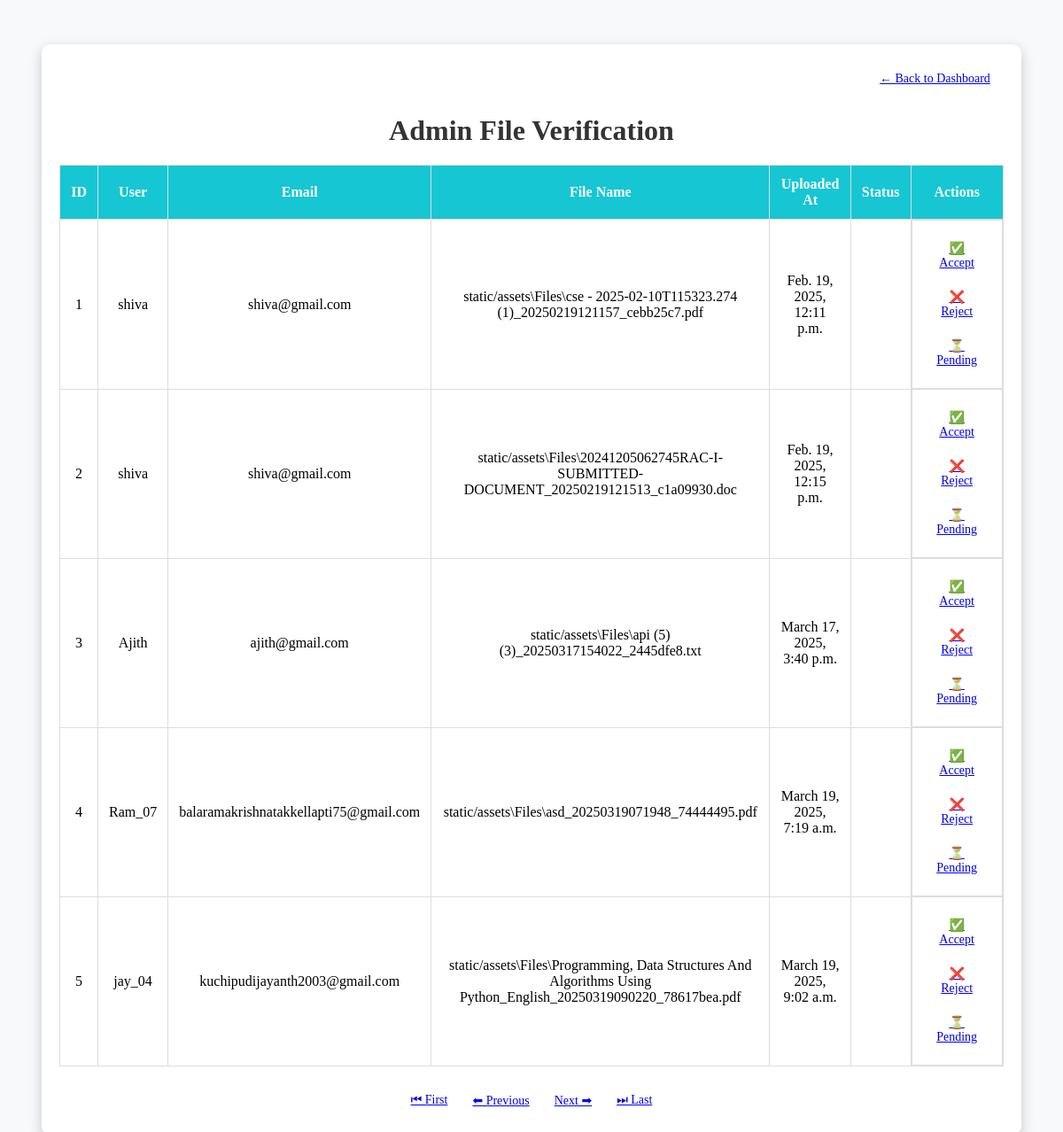
Screenshot of /admina/files/ with the database file from the repository.
### app/models.py (models this page shows, shortened)
class UploadFileModel(models.Model):
    file = models.FileField(upload_to=os.path.join('static/assets' 'Files'))
    uploaded_at = models.DateTimeField(auto_now_add=True)
    user = models.ForeignKey(UserModel, on_delete=models.CASCADE)
    filename = models.CharField(max_length=100)
    datahash = models.TextField(null=True)
    is_duplicate = models.BooleanField(default=False)
    similarity = models.FloatField(default=0.0)
    insights_path = models.CharField(max_length=500, blank=True, null=True)
    status = models.CharField(
        max_length=20,
        choices=[("Pending", "Pending"), ("Accepted", "Accepted"), ("Rejected", "Rejected")],
        default="Pending",
    )
    class Meta:
        db_table = "UploadFileModel"  # Optional, but can be used to specify the

class UserModel(models.Model):
    username = models.CharField(max_length=255)
    email = models.EmailField(max_length=255, unique=True)
    password = models.CharField(max_length=255)
    otp = models.IntegerField(null=True)
    is_admin = models.BooleanField(default=False)
    class Meta:
        db_table = "UserModel"  # Optional, but can be used to specify the table name

### app/views.py (the view)
# urls.py: path('admina/files/',views.admin_view_files, name='admin_view_files'),
def admin_view_files(request):
    data = UploadFileModel.objects.all()  # Fetch all files from the database
    return render(request, 'admin_file_verification.html', {'data': data})

### templates/admin_file_verification.html (shortened to what this page needs)
{% block content %}
<div class="container">
    <div class="btn-back">
        <a href="{% url 'admin_dashboard' %}" class="btn btn-secondary">← Back to Dashboard</a>
    </div>
    <h1>Admin File Verification</h1>
    <table class="table table-bordered">
        <thead>
            <tr>
                <th>ID</th>
                <th>User</th>
                <th>Email</th>
                <th>File Name</th>
                <th>Uploaded At</th>
                <th>Status</th>
                <th>Actions</th>
            </tr>
        </thead>
        <tbody>
            {% if data %}
                {% for i in data %}
                <tr {% if i.is_duplicate %} class="duplicate" {% endif %}>
                    <td>{{ forloop.counter }}</td>
                    <td>{{ i.user.username }}</td>
                    <td>{{ i.user.email }}</td>
                    <td>{{ i.file }}</td>
                    <td>{{ i.uploaded_at }}</td>
                    <td>
                    </td>
                    <td class="btn-group">
                        <a href="{% url 'accept_file' i.id %}" class="btn btn-success">✅ Accept</a>
                        <a href="{% url 'reject_file' i.id %}" class="btn btn-danger">❌ Reject</a>
                        <a href="{% url 'pending_file' i.id %}" class="btn btn-warning">⏳ Pending</a>
                    </td>
                </tr>
                {% endfor %}
            {% else %}
                <tr>
                    <td colspan="7" class="text-center">No files found.</td>
                </tr>
            {% endif %}
        </tbody>
    </table>
    <div class="pagination">
        <a href="?page=1" class="btn btn-light">⏮ First</a>
        <a href="?page={% if data.has_previous %}{{ data.previous_page_number }}{% else %}1{% endif %}" class="btn btn-light">⬅ Previous</a>
        <a href="?page={% if data.has_next %}{{ data.next_page_number }}{% else %}{{ data.paginator.num_pages }}{% endif %}" class="btn btn-light">Next ➡</a>
        <a href="?page={{ data.paginator.num_pages }}" class="btn btn-light">⏭ Last</a>
    </div>
</div>
{% endblock %}

### templates/admin_file_verification.html (style rules this page uses)
.container { width: 90%; margin: 50px auto; background-color: white; padding: 20px; border-radius: 10px; box-shadow: 0px 5px 15px rgba(0, 0, 0, 0.2); }
h1 { text-align: center; color: #333; margin-bottom: 20px; }
table { width: 100%; border-collapse: collapse; margin-bottom: 20px; }
table, th, td { border: 1px solid #ddd; }
th, td { padding: 12px; text-align: center; }
th { background-color: #16c6d3; color: white; }
.btn { margin: 3px; padding: 8px 12px; font-size: 14px; }
.btn-group { display: flex; justify-content: center; flex-wrap: wrap; }
.pagination { display: flex; justify-content: center; margin-top: 20px; }
.pagination a { margin: 2px; }
.btn-back { display: flex; justify-content: flex-end; margin-bottom: 10px; }

### rows the page displays
UploadFileModel: user.username "shiva", user.email "shiva@gmail.com", file "static/assets\\Files\\cse - 2025-02-10T115323.274 (1)_20250219121157_cebb25c7.pdf", uploaded_at "Feb. 19, 2025, 12:11 p.m."
UploadFileModel: user.username "shiva", user.email "shiva@gmail.com", file "static/assets\\Files\\20241205062745RAC-I-SUBMITTED-DOCUMENT_20250219121513_c1a09930.doc", uploaded_at "Feb. 19, 2025, 12:15 p.m."
UploadFileModel: user.username "Ajith", user.email "ajith@gmail.com", file "static/assets\\Files\\api (5) (3)_20250317154022_2445dfe8.txt", uploaded_at "March 17, 2025, 3:40 p.m."
UploadFileModel: user.username "Ram_07", user.email "balaramakrishnatakkellapti75@gmail.com", file "static/assets\\Files\\asd_20250319071948_74444495.pdf", uploaded_at "March 19, 2025, 7:19 a.m."
UploadFileModel: user.username "jay_04", user.email "kuchipudijayanth2003@gmail.com", file "static/assets\\Files\\Programming, Data Structures And Algorithms Using Python_English_20250319090220_78617bea.pdf", uploaded_at "March 19, 2025, 9:02 a.m."
